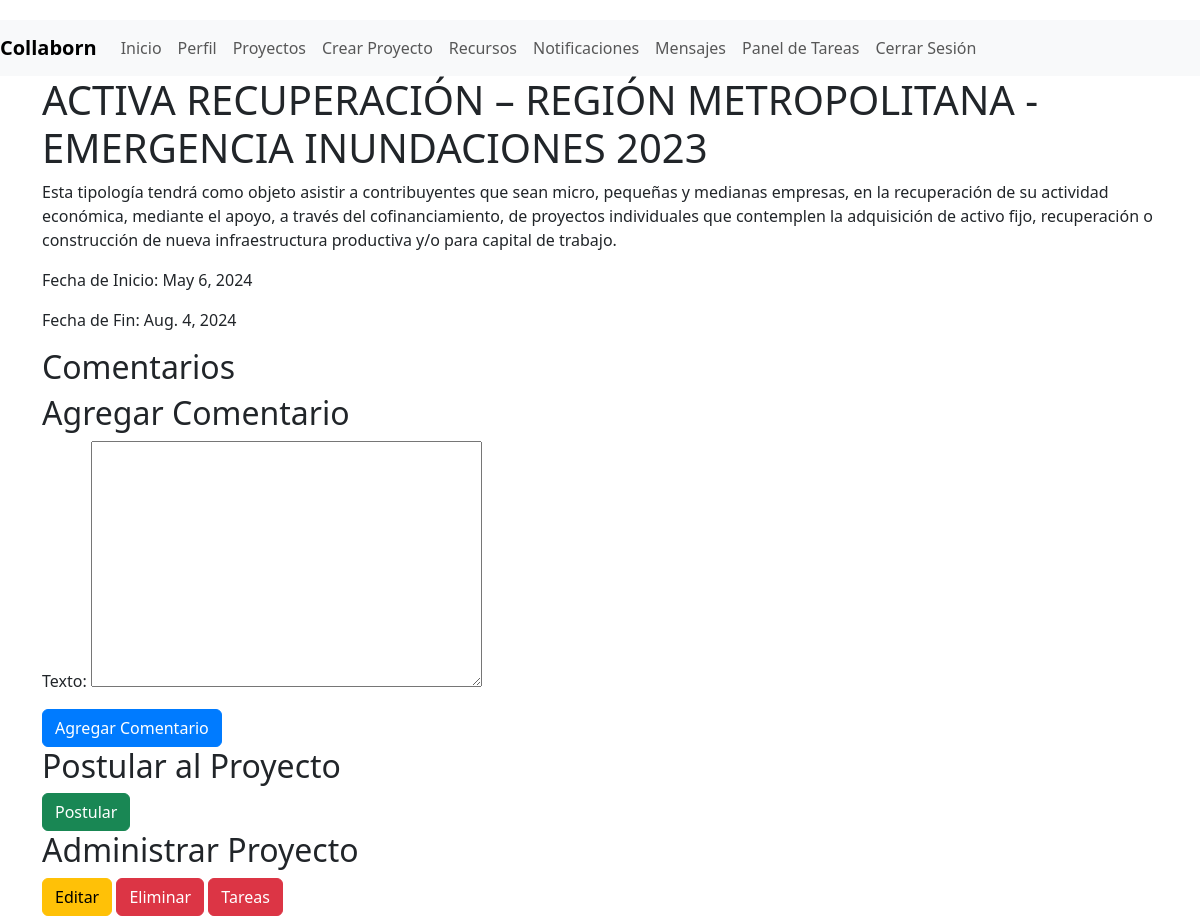
Page /proyectos/2/ (signed in) on the earlier database version.
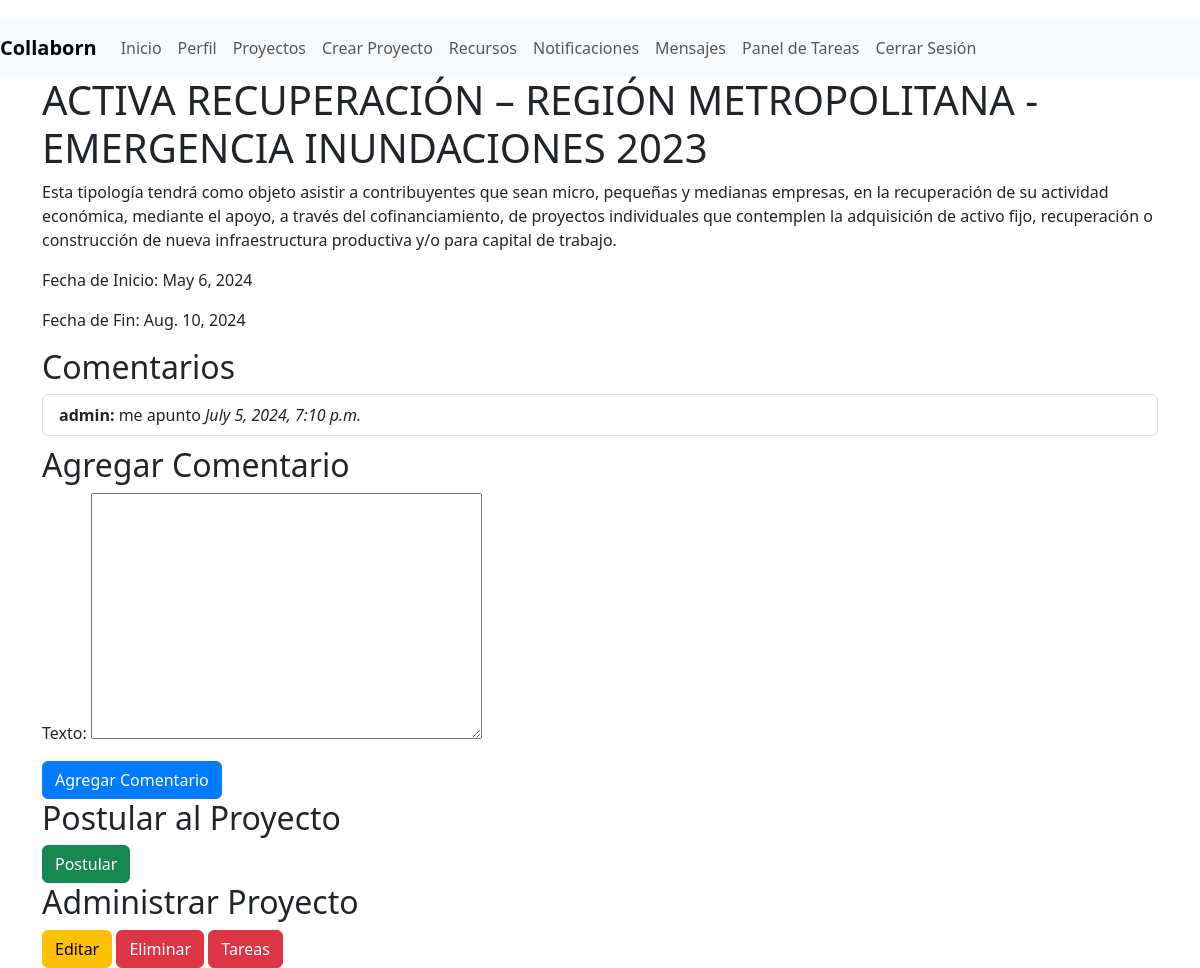
Same page on the later database version.
### myapp/models.py (models this page shows, shortened)
class Proyecto(models.Model):
    nombre = models.CharField(max_length=200)
    descripcion = models.TextField()
    fecha_inicio = models.DateField()
    fecha_fin = models.DateField()
    creador = models.ForeignKey(User, related_name='proyectos_creados', on_delete=models.CASCADE)

class Comentario(models.Model):
    proyecto = models.ForeignKey(Proyecto, related_name='comentarios', on_delete=models.CASCADE)
    autor = models.ForeignKey(User, on_delete=models.CASCADE)
    texto = models.TextField()
    fecha_creacion = models.DateTimeField(auto_now_add=True)

### myapp/views.py (the view)
# urls.py: path('proyectos/<int:proyecto_id>/', views.proyecto_detail, name='proyecto_detail'),
@login_required
def proyecto_detail(request, proyecto_id):
    proyecto = get_object_or_404(Proyecto, id=proyecto_id)
    comentarios = proyecto.comentarios.all()
    if request.method == 'POST':
        form = ComentarioForm(request.POST)
        if form.is_valid():
            comentario = form.save(commit=False)
            comentario.proyecto = proyecto
            comentario.autor = request.user
            comentario.save()
            messages.success(request, 'Comentario agregado exitosamente.')
            return redirect('proyecto_detail', proyecto_id=proyecto.id)
        else:
            messages.error(request, 'Error al agregar el comentario.')
    else:
        form = ComentarioForm()
    return render(request, 'myapp/proyecto_detail.html', {'proyecto': proyecto, 'comentarios': comentarios, 'form': form})

### myapp/forms.py
class ComentarioForm(forms.ModelForm):
    class Meta:
        model = Comentario
        fields = ['texto']

### myapp/templates/myapp/proyecto_detail.html (shortened to what this page needs)
{% extends 'myapp/base.html' %}
{% block content %}
<h1>{{ proyecto.nombre }}</h1>
<p>{{ proyecto.descripcion }}</p>
<p>Fecha de Inicio: {{ proyecto.fecha_inicio }}</p>
<p>Fecha de Fin: {{ proyecto.fecha_fin }}</p>
<h2>Comentarios</h2>
<ul class="list-group">
    {% for comentario in comentarios %}
    <li class="list-group-item">
        <strong>{{ comentario.autor.username }}:</strong> {{ comentario.texto }} <em>{{ comentario.fecha_creacion }}</em>
    </li>
    {% endfor %}
</ul>
<h2>Agregar Comentario</h2>
<form method="post">
    {{ form.as_p }}
    <button type="submit" class="btn btn-primary">Agregar Comentario</button>
</form>
<h2>Postular al Proyecto</h2>
<form method="post" action="{% url 'postular_proyecto' proyecto.id %}">
    <button type="submit" class="btn btn-success">Postular</button>
</form>
<h2>Administrar Proyecto</h2>
<a href="{% url 'proyecto_edit' proyecto.id %}" class="btn btn-warning">Editar</a>
<a href="{% url 'proyecto_delete' proyecto.id %}" class="btn btn-danger">Eliminar</a>
<a href="{% url 'listar_tareas' proyecto.id %}" class="btn btn-danger">Tareas</a>
{% endblock %}

Differences in the rows shown:
changed Proyecto: fecha_fin "Aug. 4, 2024" → "Aug. 10, 2024"
added Comentario: autor.username "admin", texto "me apunto", fecha_creacion "July 5, 2024, 7:10 p.m."
